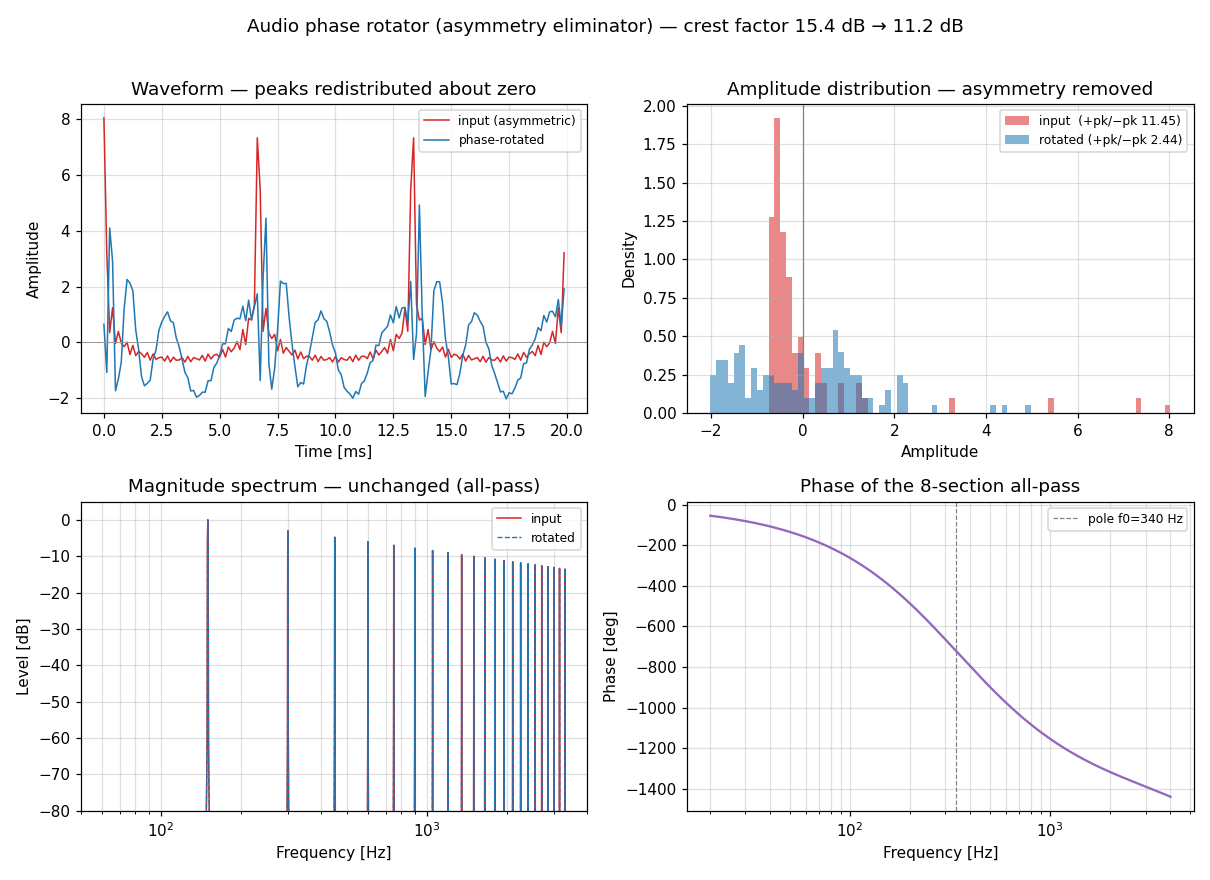

Here is the Python script that generated this plot:
"""phase_rotator.py

Audio **all-pass phase rotator** -- the "asymmetry eliminator" of speech
processors (Kahn *Symmetra-Peak*; e.g. the CZH-labs / Audiowind MD-A110 board:
an 8-pole "lead" all-pass with its pole near 340 Hz).

Speech is strongly *asymmetric*: the positive and negative excursions differ, so
the waveform has a high crest factor and one polarity clips first.  A cascade of
first-order all-pass sections leaves the **magnitude spectrum untouched** (it is
all-pass) but scrambles the phase, which **redistributes the peaks about the zero
axis** -- the waveform becomes symmetric and its crest factor drops.  Feeding
that into the transmitter clipper/limiter then buys more average (talk) power for
the same peak deviation and less audible distortion -- the reason phase rotators
sit in "almost every broadcast audio processor" and in SSB/AM/NBFM speech chains.

This is a *single* all-pass cascade (one leg), unlike the two-leg 90-degree
splitter used for SSB generation in `ssb_phasing.py` -- but it is built from the
same first-order all-pass section  H(z) = (z^-1 - c)/(1 - c z^-1).

Run:  python phase_rotator.py
"""

import numpy as np
from scipy.signal import lfilter

import digital_phshift as dp


def phase_rotator(x, f0, fs, n_sections=8):
    """Cascade of n_sections identical first-order 'lead' all-pass stages at f0."""
    c = float(dp.f0_to_coeff(f0, fs))
    y = np.asarray(x, dtype=float)
    for _ in range(n_sections):
        y = lfilter([-c, 1.0], [1.0, -c], y)     # (z^-1 - c)/(1 - c z^-1)
    return y, c


def _asymmetric_speech(fs, pitch=150.0, fmax=3400.0, periods=400):
    """Synthetic voiced-speech-like signal: harmonics in cosine phase -> a tall,
    one-sided (asymmetric) glottal-pulse waveform."""
    K = int(fmax // pitch)
    n = np.arange(int(periods * fs / pitch))
    t = n / fs
    x = np.zeros(t.size)
    for k in range(1, K + 1):
        x += np.cos(2 * np.pi * k * pitch * t) / k ** 0.5   # mild 1/sqrt(k) roll-off
    return x, pitch


def _stats(x):
    rms = np.sqrt(np.mean(x ** 2))
    pk_pos, pk_neg = x.max(), -x.min()
    crest = max(pk_pos, pk_neg) / rms
    asym = pk_pos / pk_neg                       # 1.0 == symmetric
    return dict(rms=rms, pk_pos=pk_pos, pk_neg=pk_neg, crest=crest, asym=asym)


def main():
    fs = 8000.0
    f0 = 340.0
    n_sections = 8

    x, pitch = _asymmetric_speech(fs)
    y, c = phase_rotator(x, f0, fs, n_sections)

    # discard IIR start-up transient before measuring
    skip = int(0.5 * fs)
    xs, ys = x[skip:], y[skip:]
    sx, sy = _stats(xs), _stats(ys)

    print("Audio phase rotator: %d-section 'lead' all-pass, pole f0=%g Hz (c=%.5f)\n"
          % (n_sections, f0, c))
    print("  %-22s %10s %10s" % ("", "input", "rotated"))
    print("  %-22s %10.3f %10.3f" % ("+peak", sx["pk_pos"], sy["pk_pos"]))
    print("  %-22s %10.3f %10.3f" % ("-peak", sx["pk_neg"], sy["pk_neg"]))
    print("  %-22s %10.3f %10.3f  (1.0 = symmetric)"
          % ("asymmetry +pk/-pk", sx["asym"], sy["asym"]))
    print("  %-22s %10.3f %10.3f  (unchanged: all-pass)"
          % ("RMS", sx["rms"], sy["rms"]))
    print("  %-22s %9.2fdB %9.2fdB"
          % ("crest factor", 20 * np.log10(sx["crest"]), 20 * np.log10(sy["crest"])))
    print("  peak reduction = %.2f dB   -> ~%.2f dB more average power after clipping"
          % (20 * np.log10(max(sx["pk_pos"], sx["pk_neg"])
                           / max(sy["pk_pos"], sy["pk_neg"])),
             20 * np.log10(max(sx["pk_pos"], sx["pk_neg"])
                           / max(sy["pk_pos"], sy["pk_neg"]))))

    _plots(xs, ys, fs, f0, n_sections, sx, sy, pitch)


def _plots(x, y, fs, f0, n_sections, sx, sy, pitch):
    import matplotlib
    matplotlib.use("Agg")
    import matplotlib.pyplot as plt

    fig, ax = plt.subplots(2, 2, figsize=(11, 8))

    # --- (a) waveform, a few pitch periods ---------------------------------
    ns = int(3 * fs / pitch)
    t = np.arange(ns) / fs * 1000
    ax[0, 0].plot(t, x[:ns], color="C3", lw=1.0, label="input (asymmetric)")
    ax[0, 0].plot(t, y[:ns], color="C0", lw=1.0, label="phase-rotated")
    ax[0, 0].axhline(0, color="0.6", lw=0.6)
    ax[0, 0].set_title("Waveform — peaks redistributed about zero")
    ax[0, 0].set_xlabel("Time [ms]"); ax[0, 0].set_ylabel("Amplitude")
    ax[0, 0].grid(True, alpha=0.4); ax[0, 0].legend(fontsize=8, loc="upper right")

    # --- (b) amplitude distribution ---------------------------------------
    bins = np.linspace(min(x.min(), y.min()), max(x.max(), y.max()), 80)
    ax[0, 1].hist(x, bins=bins, color="C3", alpha=0.55, density=True,
                  label="input  (+pk/−pk %.2f)" % sx["asym"])
    ax[0, 1].hist(y, bins=bins, color="C0", alpha=0.55, density=True,
                  label="rotated (+pk/−pk %.2f)" % sy["asym"])
    ax[0, 1].axvline(0, color="0.5", lw=0.8)
    ax[0, 1].set_title("Amplitude distribution — asymmetry removed")
    ax[0, 1].set_xlabel("Amplitude"); ax[0, 1].set_ylabel("Density")
    ax[0, 1].grid(True, alpha=0.4); ax[0, 1].legend(fontsize=8)

    # --- (c) magnitude spectrum (identical) -------------------------------
    def mag(sig):
        w = np.hanning(sig.size)
        X = np.fft.rfft(sig * w)
        return 20 * np.log10(np.maximum(np.abs(X), 1e-9))
    faxis = np.fft.rfftfreq(x.size, 1 / fs)
    ax[1, 0].semilogx(faxis, mag(x) - mag(x).max(), color="C3", lw=1.0,
                      label="input")
    ax[1, 0].semilogx(faxis, mag(y) - mag(y).max(), color="C0", lw=0.9, ls="--",
                      label="rotated")
    ax[1, 0].set_xlim(50, fs / 2); ax[1, 0].set_ylim(-80, 5)
    ax[1, 0].set_title("Magnitude spectrum — unchanged (all-pass)")
    ax[1, 0].set_xlabel("Frequency [Hz]"); ax[1, 0].set_ylabel("Level [dB]")
    ax[1, 0].grid(True, which="both", alpha=0.4); ax[1, 0].legend(fontsize=8)

    # --- (d) all-pass phase response --------------------------------------
    fph = np.logspace(np.log10(20), np.log10(fs / 2), 500)
    c = float(dp.f0_to_coeff(f0, fs))
    z1 = np.exp(-1j * 2 * np.pi * fph / fs)
    H = ((z1 - c) / (1 - c * z1)) ** n_sections
    ax[1, 1].semilogx(fph, np.degrees(np.unwrap(np.angle(H))), color="C4")
    ax[1, 1].axvline(f0, color="0.5", ls="--", lw=0.8, label="pole f0=%g Hz" % f0)
    ax[1, 1].set_title("Phase of the %d-section all-pass" % n_sections)
    ax[1, 1].set_xlabel("Frequency [Hz]"); ax[1, 1].set_ylabel("Phase [deg]")
    ax[1, 1].grid(True, which="both", alpha=0.4); ax[1, 1].legend(fontsize=8)

    crest_in = 20 * np.log10(sx["crest"])
    crest_out = 20 * np.log10(sy["crest"])
    fig.suptitle("Audio phase rotator (asymmetry eliminator) — crest factor "
                 "%.1f dB → %.1f dB" % (crest_in, crest_out), fontsize=12)
    fig.tight_layout(rect=[0, 0, 1, 0.97])
    out = "phase_rotator.png"
    fig.savefig(out, dpi=110)
    print("Saved plot -> %s" % out)


if __name__ == "__main__":
    main()
